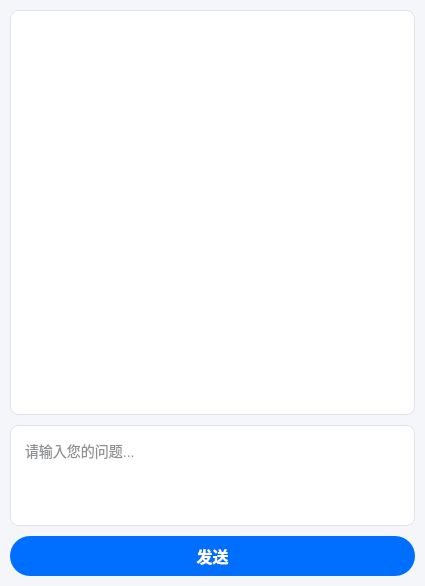
<?xml version="1.0" encoding="UTF-8"?>
<ui version="4.0">
 <class>DeepSeek</class>
 <widget class="QWidget" name="DeepSeek">
  <property name="geometry">
   <rect>
    <x>0</x>
    <y>0</y>
    <width>425</width>
    <height>586</height>
   </rect>
  </property>
  <property name="windowTitle">
   <string>AI助手</string>
  </property>
  <property name="windowIcon">
   <iconset resource="resource.qrc">
    <normaloff>:/bq/0.png</normaloff>:/bq/0.png</iconset>
  </property>
  <property name="styleSheet">
   <string notr="true">QWidget {
    background-color: #F5F6FA;
}</string>
  </property>
  <layout class="QVBoxLayout" name="verticalLayout" stretch="8,2,0">
   <property name="spacing">
    <number>10</number>
   </property>
   <property name="leftMargin">
    <number>10</number>
   </property>
   <property name="topMargin">
    <number>10</number>
   </property>
   <property name="rightMargin">
    <number>10</number>
   </property>
   <property name="bottomMargin">
    <number>10</number>
   </property>
   <item>
    <widget class="QTextEdit" name="te_output">
     <property name="styleSheet">
      <string notr="true">QTextEdit {
    background-color: #FFFFFF;
    border: 1px solid #E1E4E8;
    border-radius: 8px;
    padding: 10px;
    font-family: '微软雅黑';
    font-size: 14px;
    color: #1F2329;
}

QTextEdit:focus {
    border-color: #006EFF;
}</string>
     </property>
     <property name="readOnly">
      <bool>true</bool>
     </property>
    </widget>
   </item>
   <item>
    <widget class="QTextEdit" name="te_input">
     <property name="styleSheet">
      <string notr="true">QTextEdit {
    background-color: #FFFFFF;
    border: 1px solid #E1E4E8;
    border-radius: 8px;
    padding: 10px;
    font-family: '微软雅黑';
    font-size: 14px;
    color: #1F2329;
}

QTextEdit:focus {
    border-color: #006EFF;
}</string>
     </property>
     <property name="placeholderText">
      <string>请输入您的问题...</string>
     </property>
    </widget>
   </item>
   <item>
    <widget class="QPushButton" name="pb_commit">
     <property name="minimumSize">
      <size>
       <width>0</width>
       <height>40</height>
      </size>
     </property>
     <property name="styleSheet">
      <string notr="true">QPushButton {
    background-color: #006EFF;
    border: none;
    border-radius: 20px;
    color: white;
    font-size: 16px;
    font-weight: bold;
}

QPushButton:hover {
    background-color: #0061E0;
}

QPushButton:pressed {
    background-color: #0056CC;
}</string>
     </property>
     <property name="text">
      <string>发送</string>
     </property>
    </widget>
   </item>
  </layout>
 </widget>
 <resources>
  <include location="resource.qrc"/>
 </resources>
 <connections/>
</ui>
